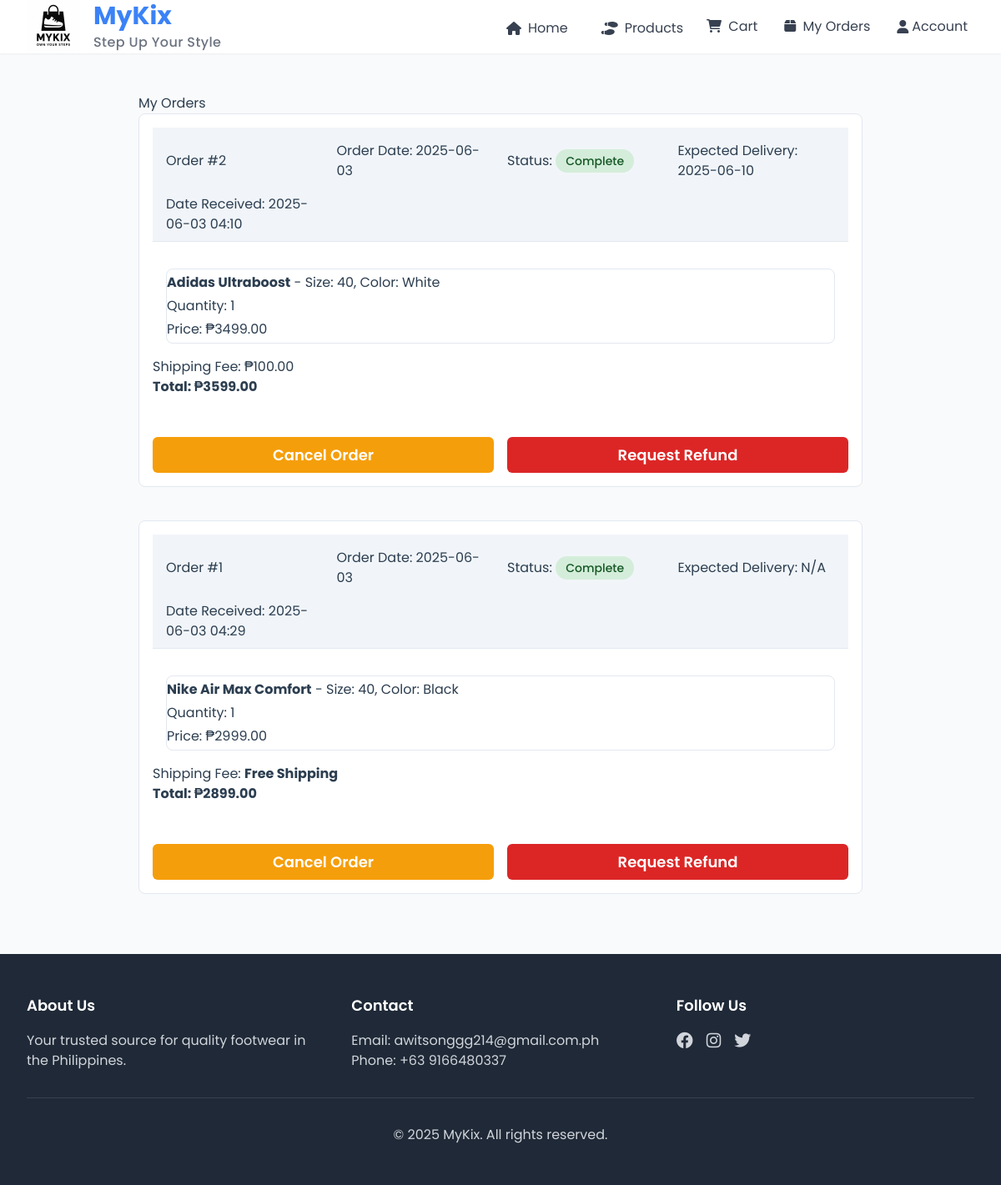
Screenshot of /orders (signed in) with the database file from the repository.
### app.py (models this page shows, shortened)
class Order(db.Model):
    id = db.Column(db.Integer, primary_key=True)
    user_id = db.Column(db.Integer, db.ForeignKey('user.id'), nullable=False)
    order_date = db.Column(db.DateTime, default=datetime.utcnow)
    status = db.Column(db.String(50), default='pending')  # pending, paid, shipped, delivered, cancelled, refund, complete
    payment_method = db.Column(db.String(50))  # gcash, maya, cod
    payment_status = db.Column(db.String(50), default='pending')  # pending, completed
    shipping_fee = db.Column(db.Float, default=100.00)
    total_amount = db.Column(db.Float, nullable=False)
    expected_delivery_date = db.Column(db.DateTime)  # New field for expected delivery date
    cancel_refund_reason = db.Column(db.Text)  # New field for cancellation/refund reason
    received_date = db.Column(db.DateTime)  # Date when order is marked as complete/received
    full_name = db.Column(db.String(100), nullable=False)
    phone = db.Column(db.String(20), nullable=False)
    address_line1 = db.Column(db.String(200), nullable=False)
    address_line2 = db.Column(db.String(200))
    city = db.Column(db.String(100), nullable=False)
    province = db.Column(db.String(100), nullable=False)
    postal_code = db.Column(db.String(20), nullable=False)
    payment_reference = db.Column(db.String(100))  # For GCash/Maya reference numbers
    items = db.relationship('OrderItem', backref='order', lazy=True)

class OrderItem(db.Model):
    id = db.Column(db.Integer, primary_key=True)
    order_id = db.Column(db.Integer, db.ForeignKey('order.id'), nullable=False)
    variation_id = db.Column(db.Integer, db.ForeignKey('product_variation.id'), nullable=False)
    quantity = db.Column(db.Integer, nullable=False)
    price = db.Column(db.Float, nullable=False)  # Price at time of purchase
    variation = db.relationship('ProductVariation', backref='order_items', lazy=True)

class Product(db.Model):
    id = db.Column(db.Integer, primary_key=True)
    name = db.Column(db.String(100), nullable=False)
    description = db.Column(db.Text, nullable=False)
    base_price = db.Column(db.Float, nullable=False)
    category = db.Column(db.String(50))
    brand = db.Column(db.String(50))
    created_at = db.Column(db.DateTime, default=datetime.utcnow)
    variations = db.relationship('ProductVariation', backref='product', lazy=True)

class ProductVariation(db.Model):
    id = db.Column(db.Integer, primary_key=True)
    product_id = db.Column(db.Integer, db.ForeignKey('product.id'), nullable=False)
    size = db.Column(db.String(10), nullable=False)
    color = db.Column(db.String(20), nullable=False)
    price = db.Column(db.Float, nullable=False)
    stock = db.Column(db.Integer, nullable=False)
    image_url = db.Column(db.String(200))
    cart_items = db.relationship('CartItem', backref='variation', lazy=True)

### app.py (the view)
@app.route('/orders')
def customer_orders():
    if 'user_id' not in session:
        flash('Please login to view your orders', 'error')
        return redirect(url_for('auth'))
    user_id = session['user_id']
    orders = Order.query.filter_by(user_id=user_id).order_by(Order.order_date.desc()).all()
    return render_template(
        'orders.html',
        orders=orders
    )

### templates/orders.html (shortened to what this page needs)
{% extends "base.html" %}
{% block content %}
<div class="orders-container">
    <h2>My Orders</h2>
    {% if orders %}
        <div class="orders-list">
            {% for order in orders %}
            <div class="order-card">
                <div class="order-header">
                    <h3>Order #{{ order.id }}</h3>
                    <p>Order Date: {{ order.order_date.strftime('%Y-%m-%d') }}</p>
                    <p>Status: <span class="order-status {{ order.status }}">{{ order.status }}</span></p>
                    <p>Expected Delivery: {% if order.expected_delivery_date %}{{ order.expected_delivery_date.strftime('%Y-%m-%d') }}{% else %}N/A{% endif %}</p>
                    {% if order.received_date %}
                    <p>Date Received: {{ order.received_date.strftime('%Y-%m-%d %H:%M') }}</p>
                    {% endif %}
                </div>
                <div class="order-items">
                    {% for item in order.items %}
                    <div class="order-item">
                        <p><strong>{{ item.variation.product.name }}</strong> - Size: {{ item.variation.size }}, Color: {{ item.variation.color }}</p>
                        <p>Quantity: {{ item.quantity }}</p>
                        <p>Price: ₱{{ "%.2f"|format(item.price * item.quantity) }}</p>
                    </div>
                    {% endfor %}
                </div>
                <div class="order-summary">
                    <p>Shipping Fee: {% if order.shipping_fee == 0 %}<strong>Free Shipping</strong>{% else %}₱{{ "%.2f"|format(order.shipping_fee) }}{% endif %}</p>
                    <p><strong>Total: ₱{{ "%.2f"|format(order.total_amount) }}</strong></p>
                </div>
<div class="order-actions">
    {% if order.status not in ['cancelled', 'refund'] %}
    <button class="btn btn-warning btn-cancel" data-order-id="{{ order.id }}">Cancel Order</button>
    <button class="btn btn-danger btn-refund" data-order-id="{{ order.id }}">Request Refund</button>
    {% else %}
    <p>No actions available</p>
    {% endif %}
</div>
            </div>
            {% endfor %}
        </div>
    {% else %}
        <p>You have no orders yet.</p>
    {% endif %}
</div>
{% endblock %}

### static/css/style.css (style rules this page uses)
:root { --primary-color: #3498db; --secondary-color: #2ecc71; --danger-color: #e74c3c; --text-color: #2c3e50; --light-gray: #ecf0f1; --dark-gray: #34495e; }
body { font-family: 'Poppins', sans-serif; margin: 0; padding: 0; color: var(--text-color); line-height: 1.6; }
.btn { width: 100%; padding: 1.125rem; border: none; border-radius: 8px; cursor: pointer; transition: all 0.3s ease; font-weight: 600; font-size: 1.125rem; margin-top: 2rem; }
.orders-list { display: flex; flex-direction: column; gap: 1rem; }
.order-item { background: white; border: 1px solid #e2e8f0; border-radius: 8px; overflow: hidden; }
.order-header { display: grid; grid-template-columns: repeat(4, 1fr); padding: 1rem; background: #f1f5f9; gap: 1rem; align-items: center; }
.order-status { padding: 0.25rem 0.75rem; border-radius: 999px; font-size: 0.875rem; font-weight: 500; text-align: center; }
.order-items { padding: 1rem; }
.btn { display: inline-flex; align-items: center; justify-content: center; padding: 0.75rem 1.5rem; font-weight: 600; border-radius: 0.5rem; transition: all 0.3s ease; }

### templates/orders.html (style rules this page uses)
.orders-container { max-width: 900px; margin: 2rem auto; padding: 1rem; }
.order-card { border: 1px solid #e2e8f0; border-radius: 8px; padding: 1rem; margin-bottom: 1.5rem; background: #fff; }
.order-header { border-bottom: 1px solid #e2e8f0; padding-bottom: 0.5rem; margin-bottom: 1rem; }
.order-status { padding: 0.25rem 0.75rem; border-radius: 9999px; font-size: 0.875rem; text-transform: capitalize; }
.order-status.complete { background: #d4edda; color: #155724; }
.order-items p { margin: 0.25rem 0; }
.order-actions { margin-top: 1rem; display: flex; gap: 1rem; }
.btn { padding: 0.5rem 1rem; border: none; border-radius: 6px; cursor: pointer; font-weight: 600; color: white; transition: background-color 0.3s ease; }
.btn-cancel { background-color: #f59e0b; }
.btn-refund { background-color: #dc2626; }

### rows the page displays
Order: id "2", order_date "2025-06-03", status "Complete", expected_delivery_date "2025-06-10", received_date "2025-06-03 04:10", shipping_fee "100.00", total_amount "3599.00"
OrderItem: variation.product.name "Adidas Ultraboost", variation.size "40", variation.color "White", quantity "1", item.price*item.quantity "3499.00"
Order: id "1", order_date "2025-06-03", status "Complete", shows "N/A", received_date "2025-06-03 04:29", shipping_fee "Free Shipping", total_amount "2899.00"
OrderItem: variation.product.name "Nike Air Max Comfort", variation.size "40", variation.color "Black", quantity "1", item.price*item.quantity "2999.00"
